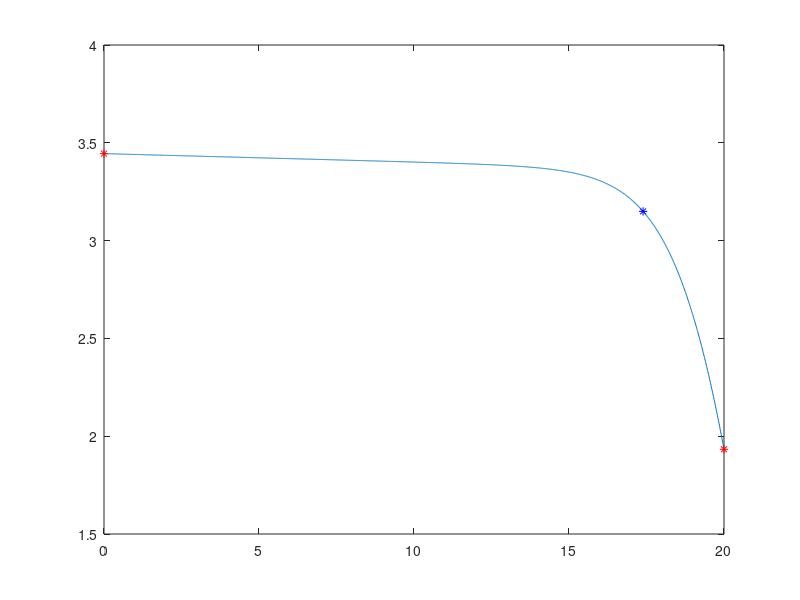

The MATLAB script that drew this image: (Note: this script raises an error after producing the figure.)
clear all; close all; clc

%Reading the data file and generating I and V vector
fileID = fopen('sim2d.txt','r');
A = [fscanf(fileID,'%f',[2 Inf])]';
fclose(fileID);
V = A(:,1)';
I = A(:,2)';

%Known parameters
Rs=0.36;
k=1.38065E-23;
T=298;
q=1.602E-19;
Vt1=k*T/q;
Vt2=k*T/q;
a1=1;
a2=2;
for Rs = 30
    Ns=1;

    %Use point closest to Voc as Voc (Need to improve)
    Voc_index = find(abs(I)==min(abs(I-0)));
    Voc = V(Voc_index);

    %Use point closest to Isc as Isc (Need to improve)
    Isc_index = find(abs(V)==min(abs(V-0)));
    Isc = I(Isc_index);

    %Find Im and Vm from MPP tracking
    mpp = abs(I([Isc_index:Voc_index]).*V([Isc_index:Voc_index]));
    max_index = find(mpp==max(mpp));
    Im = I(max_index);
    Vm = V(max_index);

    %Plotting experimental data
    plot (V,I)
    hold on
    plot (Voc, I(Voc_index), 'r*')
    plot (V(Isc_index), Isc, 'r*')
    plot (Vm, Im, 'b*')

   % Assumptions
    Xoc1 = exp(Voc/(a1*Ns*Vt1));
    Xoc2 = exp(Voc/(a2*Ns*Vt2));
    Xm1 = exp((Vm+Rs*Im)/(a1*Ns*Vt1));
    Xm2 = exp((Vm+Rs*Im)/(a2*Ns*Vt2));
    Xs1 = exp(Rs*Isc/(a1*Ns*Vt1));
    Xs2 = exp(Rs*Isc/(a2*Ns*Vt2));
    %Extracting parameters
    K=T^(2/5)/3.77;
    Is1 = (Voc*(Isc-Im)-Vm*Isc)/(Voc*(Xm1+K*Xm2)-Vm*(Xoc1+K*Xoc2));
    Is2 = K*Is1;
    Iph = (Voc*Im+Is1*(Voc*(Xm1+K*Xm2)-Vm*(Xoc1-K*Xoc2)))/(Voc-Vm);
    Rsh = (Vm + Im*Rs)/(Iph-Im-Is1*(Xm1-1)-Is2*(Xm2-1));
    
    Rscal = Vm/Im-1/(Is1/(a1*Ns*Vt1)*Xm1+Is2/(a2*Ns*Vt1)*Xm2+1/Rsh)

    I2=[];
    for i=1:length(V)
        I2=[I2 fzero(@(I)dd(I,V(i),a1, a2, Rs, Rsh, Is2, Is1, Iph, Ns, T),0)];
    end
    plot (V(1:1:Voc_index),I2(1:1:Voc_index), 'r')
    hold on
    plot (V(1:1:Voc_index),I(1:1:Voc_index), 'b')
end

